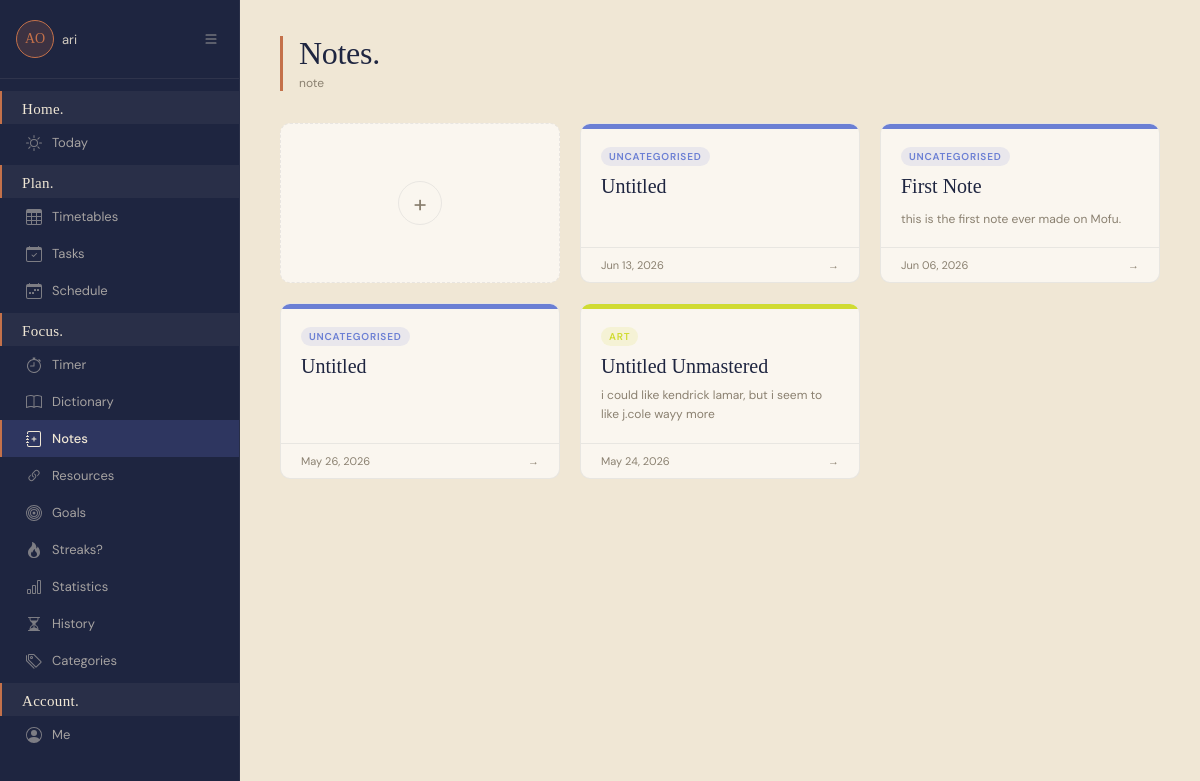
/notes/ (signed in), run on an earlier commit of the app's database.
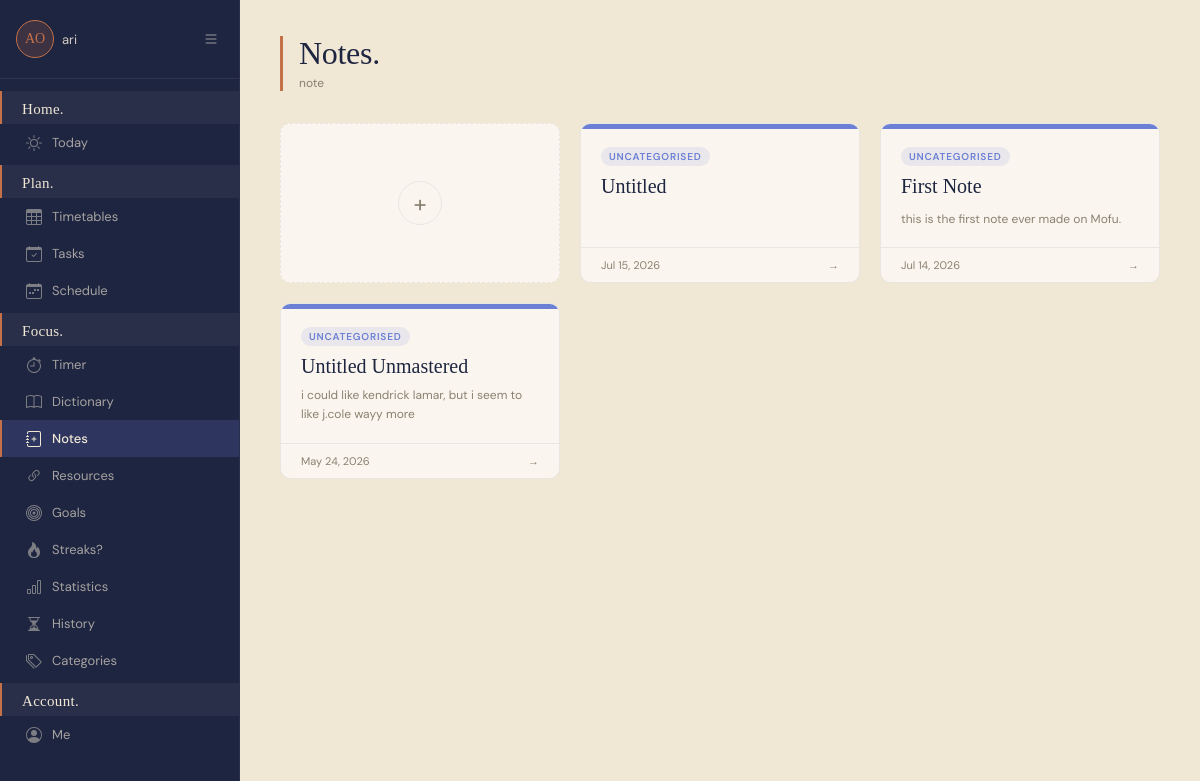
And on a later commit of the database.
### planner/models.py (models this page shows, shortened)
class Note(models.Model):
    user = models.ForeignKey(User, on_delete=models.CASCADE)
    title = models.CharField(max_length=200, default='Untitled')
    category = models.ForeignKey('StudyCategory', on_delete=models.SET_NULL, null=True, blank=True)
    content = models.TextField(blank=True, default='')
    created_at = models.DateTimeField(auto_now_add=True)
    updated_at = models.DateTimeField(auto_now=True)
    class Meta:
        ordering = ['-updated_at']

class StudyCategory(models.Model):
    user = models.ForeignKey(User, on_delete=models.CASCADE)
    name = models.CharField(max_length=100)
    color = models.CharField(max_length=7, default='#3498db')
    class Meta:
        verbose_name_plural = "Study Categories"

### planner/views/note_views.py (the view)
# urls.py: path('notes/', views.notes_home, name='notes_home'),
@login_required(login_url='planner:login')
def notes_home(request):
    notes = Note.objects.filter(user=request.user)
    categories = StudyCategory.objects.filter(user=request.user)
    paginator = Paginator(notes, 8)
    page_number = request.GET.get('page', 1)
    page_obj = paginator.get_page(page_number)
    return render(request, 'notes_home.html', {
        'notes': page_obj,
        'page_obj': page_obj,
        'categories': categories,
    })

### planner/templates/notes_home.html (shortened to what this page needs)
{% extends 'base.html' %}
{% block nav_notes %}active{% endblock %}
{% block content %}
    <div class="notes-header">
        <div class="notes-header-left">
            <h1 class="notes-title">Notes.</h1>
            <p class="notes-subtitle">{{ notes.count }} note{{ notes.count|pluralize }}</p>
        </div>
    </div>
    <div class="notes-grid">
        <a href="{% url 'planner:create_note' %}" class="note-new-card">
            <div class="note-new-icon">+</div>
        </a>
        {% for note in notes %}
        <a href="{% url 'planner:note_detail' note.id %}" class="note-card">
            <div class="note-card-top"
                 style="background: {{ note.category.color|default:'#6B7FD4' }};"></div>
            <div class="note-card-body">
                {% if note.category %}
                <span class="note-card-category"
                      style="background: {{ note.category.color }}22; color: {{ note.category.color }};">
                    {{ note.category.name }}
                </span>
                {% else %}
                <span class="note-card-category"
                      style="background: rgba(107,127,212,0.12); color: #6B7FD4;">
                    Uncategorised
                </span>
                {% endif %}
                <div class="note-card-title">{{ note.title }}</div>
                {% if note.content %}
                <div class="note-card-snippet">{{ note.content|striptags }}</div>
                {% endif %}
            </div>
            <div class="note-card-footer">
                <span>{{ note.updated_at|date:"M d, Y" }}</span>
                <span>→</span>
            </div>
        </a>
        {% endfor %}
    </div>
{% endblock %}

What changed in the data, as far as the page shows it:
removed Note: shows "UNCATEGORISED", title "Untitled", updated_at "Jun 13, 2026"
changed Note "Untitled": updated_at "May 26, 2026" → "Jul 15, 2026"; moves up the list
changed Note "First Note": updated_at "Jun 06, 2026" → "Jul 14, 2026"
changed Note "Untitled Unmastered": category.name "ART" → (not shown); now shows "UNCATEGORISED"
